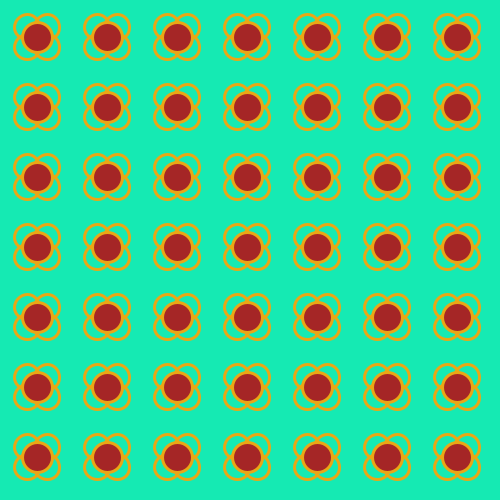
Frame 1 (no input)
Frame 60 (the mouse pressed at the canvas centre just before this capture): identical to frame 1, image omitted
Frame 120 (the mouse held since frame 60 and released just before this capture): identical to frame 1, image omitted

The Processing sketch that drew this single still picture (run headless with seeded random() and noise(); from frame 60 on, the mouse is pressed at the canvas centre):

// Processing sketch: processing_44480
// ── processing_44480.pde

//Timmis Flower_Pattern_01112011 
  
  
void setup() {   
  size(500, 500); 
  smooth(); 
  stroke(234, 167, 21); 
  strokeWeight(3); 
  noFill(); 
} 
   
void draw() { 
   
  background(21, 234, 179); 
   
    int diameter = 25;  //update für Kreisdurchmesser 
   
      for (int cols = 0; cols < 8; cols++) { 
      for (int rows = 0; rows < 8; rows++) { 
      drawTile(70 * cols, 70 * rows, diameter); 
    } 
  } 
} 
   
void drawTile(int xPos, int yPos, int d) { 
  noFill(); 
  ellipse(xPos + 27, yPos + 27, d, d);  
  noFill(); 
  ellipse(xPos + 47, yPos + 27, d, d); 
  noFill(); 
  ellipse(xPos + 27, yPos + 47, d, d); 
  noFill(); 
  ellipse(xPos + 47, yPos + 47, d, d); 
  
  // roter Kreis 
  fill (165, 38, 38);  
  ellipse(xPos + 37, yPos + 37, 30, 30); 
}
